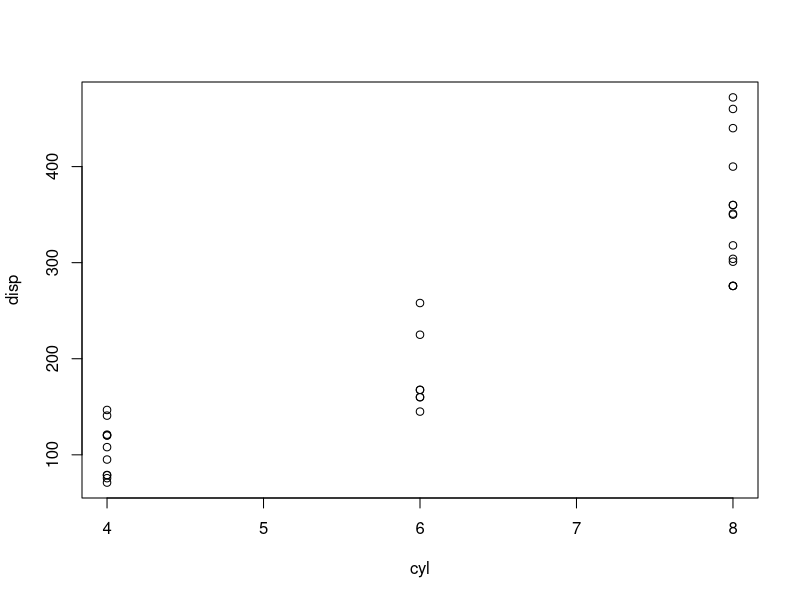
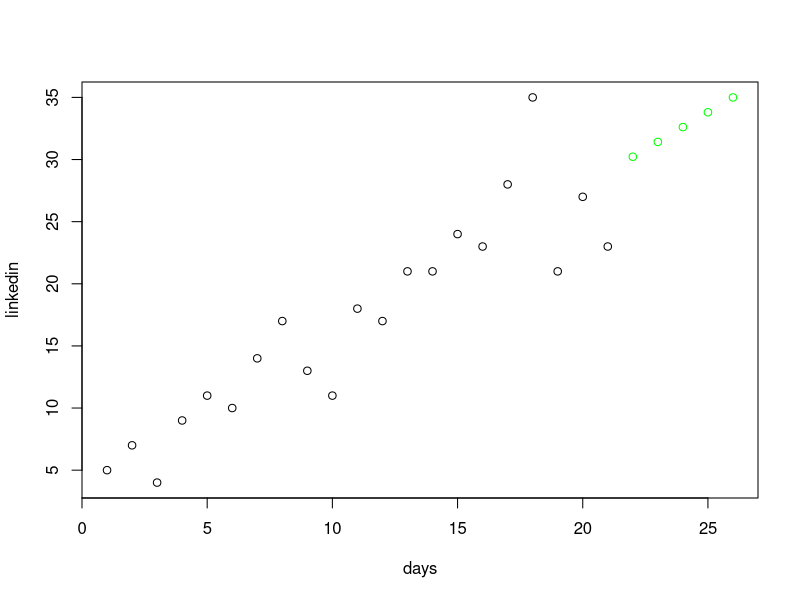
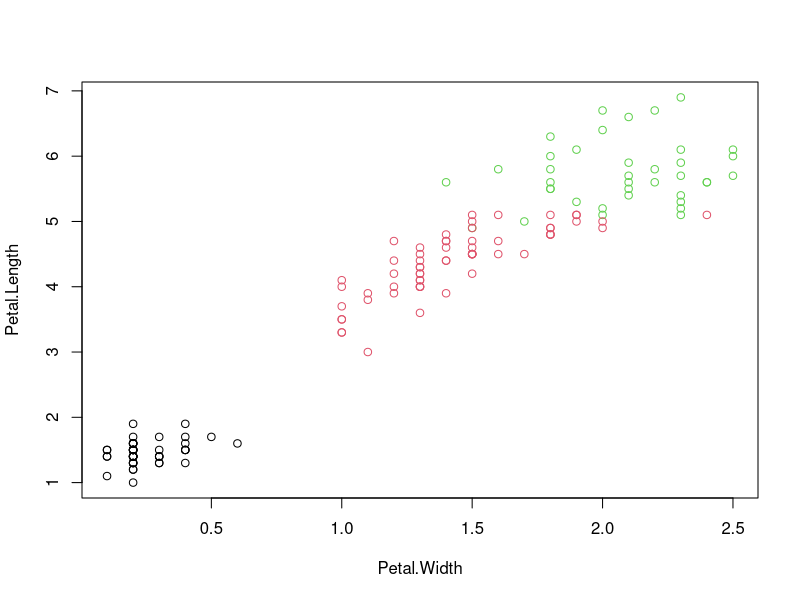

Write the R code that produced these figures, in order.

## linear regression model and prediction with mtcars
## based on examples in DataCamp course

summary(mtcars)
head(mtcars)

lm.cars <- lm(mpg ~ disp, data=mtcars)
unseen <- data.frame(disp=250)

predict(lm.cars, unseen)

#### video: classification, regression, clustering

### classification
## qualitative output
## predefined classes
## medical diagnosis, animal recognition, etc

### regression
## input variables > predictors
## output variables > response
## estimating actual value
## quantitative output
## previous input-output examples

### clustering
## group similar objects into clusters
## make sure clusters are dissimilar
## group similar animal photos
## don't need labels
## no right or wrong
## plenty of possible clusters

#### EXAMPLES

### classification
## predict if car should be classified as v8 or not based on displacement
## check data to see min displacement for v8
plot(disp~cyl, data=mtcars)
library(dplyr)
mt468 <- mtcars %>% select(disp, cyl)
mt8 <- mtcars %>% filter(cyl==8) %>% select(disp, cyl)
min(mt8$disp)

## setup classifier to predict 4,6,8 cylinders based on disp
car_classifier <- function(x) {
  prediction <- rep(NA, length(x)) ## initialize prediction vector
  prediction[x >= 250] <- 8
  prediction[x>= 150 & x < 250] <- 6
  prediction[x <150] <- 4
  return(prediction) ## prediction is either 4,6, or 8 
}

## run prediciton against disp in mtcars
car_pred <- car_classifier(mtcars$disp)

## check if prediction matches actual cyl values in mtcars
car_pred == mtcars$cyl

## calculate accuracy
acc <- car_pred==mtcars$cyl
table(acc)
prop.table(table(acc))

### linear regression example

## linkedin views for 21 days
linkedin <- c(5,7,4,9,11,10,14,17,13,11,18,17,21,21,24,23,28,35,21,27,23)

## create sequence for 21 days to match the number of linkedin view data points 
days <- seq(1:21)
days <- 1:21 ## same as above

linkedin_lm <- lm(linkedin ~ days)

future <- data.frame(days=22:26)
linkedin_pred <- predict(linkedin_lm, future)

## plot results
plot(linkedin ~ days, xlim = c(1, 26))
points(22:26, linkedin_pred, col = "green")

#### CLUSTERS
## use iris

set.seed(123)
str(iris)
## remove species variable since this is what you are 
## trying to replicate with clusers, based on other variables
my_iris <- iris[,-5]
## get species to compare with cluserts
species <- iris$Species

## get kmeans clusters for 3 clusters
kmeans_iris <- kmeans(my_iris, 3)

## compare species to clusters to see how well clusters align with species
table(species, kmeans_iris$cluster)
## conclusion:
## - setosa is exact match with cluster 1: all of setosa fall into cluster 1, and all of cluster 1 are setosa 
## - versicolor matches closely with cluster 3, although 2 instances fall into clustor 2, and
##   there are 14 virginica that fall into cluster 3
## - virginica matches pretty well with cluster 2, although cluster 2 includes a couple of versicolo,
##   and almost 1/3 of virginica fall into cluster 3

# Plot Petal.Width against Petal.Length, coloring by cluster
plot(Petal.Length ~ Petal.Width, data = my_iris, col = kmeans_iris$cluster)
